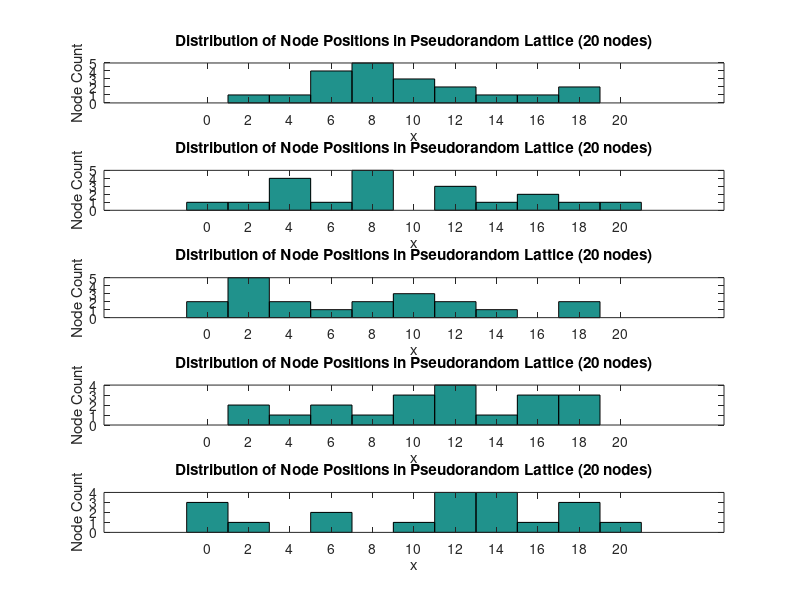
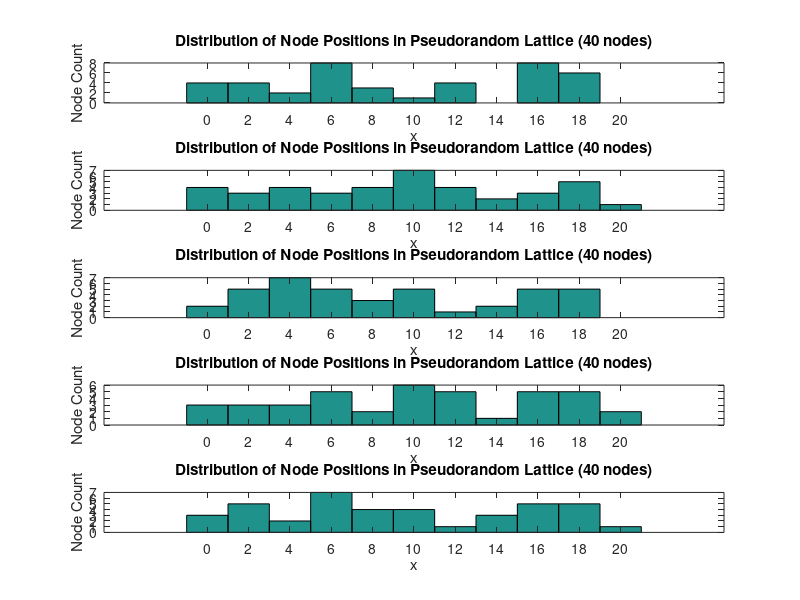

Write MATLAB code to recreate these figures, in order.
clear all;
close all;

%% load lattice information
load('lattice_locations_pseudorandom.mat');

%% Plot histogram of node locations (regular density)
figure;
bins = 0:2:20;

subplot(5, 1, 1);
hist(node_positions_rand_20_1(:, 1), bins);
title('Distribution of Node Positions in Pseudorandom Lattice (20 nodes)');
ylabel('Node Count');
xlabel('x');

subplot(5, 1, 2);
hist(node_positions_rand_20_2(:, 1), bins);
title('Distribution of Node Positions in Pseudorandom Lattice (20 nodes)');
ylabel('Node Count');
xlabel('x');

subplot(5, 1, 3);
hist(node_positions_rand_20_3(:, 1), bins);
title('Distribution of Node Positions in Pseudorandom Lattice (20 nodes)');
ylabel('Node Count');
xlabel('x');

subplot(5, 1, 4);
hist(node_positions_rand_20_4(:, 1), bins);
title('Distribution of Node Positions in Pseudorandom Lattice (20 nodes)');
ylabel('Node Count');
xlabel('x');

subplot(5, 1, 5);
hist(node_positions_rand_20_5(:, 1), bins);
title('Distribution of Node Positions in Pseudorandom Lattice (20 nodes)');
ylabel('Node Count');
xlabel('x');

%% Plot histogram of node lcoations (high density)
figure;
bins = 0:2:20;

subplot(5, 1, 1);
hist(node_positions_rand_40_1(:, 1), bins);
title('Distribution of Node Positions in Pseudorandom Lattice (40 nodes)');
ylabel('Node Count');
xlabel('x');

subplot(5, 1, 2);
hist(node_positions_rand_40_2(:, 1), bins);
title('Distribution of Node Positions in Pseudorandom Lattice (40 nodes)');
ylabel('Node Count');
xlabel('x');

subplot(5, 1, 3);
hist(node_positions_rand_40_3(:, 1), bins);
title('Distribution of Node Positions in Pseudorandom Lattice (40 nodes)');
ylabel('Node Count');
xlabel('x');

subplot(5, 1, 4);
hist(node_positions_rand_40_4(:, 1), bins);
title('Distribution of Node Positions in Pseudorandom Lattice (40 nodes)');
ylabel('Node Count');
xlabel('x');

subplot(5, 1, 5);
hist(node_positions_rand_40_5(:, 1), bins);
title('Distribution of Node Positions in Pseudorandom Lattice (40 nodes)');
ylabel('Node Count');
xlabel('x');
